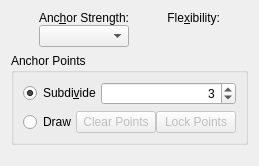
     <widget class="QWidget" name="warpTransformWidget">
      <layout class="QVBoxLayout" name="verticalLayout_10">
       <item>
        <layout class="QGridLayout" name="gridLayout_4">
         <property name="horizontalSpacing">
          <number>10</number>
         </property>
         <property name="verticalSpacing">
          <number>0</number>
         </property>
         <item row="1" column="1">
          <widget class="KisDoubleSliderSpinBox" name="alphaBox" native="true">
           <property name="sizePolicy">
            <sizepolicy hsizetype="Minimum" vsizetype="Fixed">
             <horstretch>0</horstretch>
             <verstretch>0</verstretch>
            </sizepolicy>
           </property>
          </widget>
         </item>
         <item row="0" column="1">
          <widget class="QLabel" name="flexibilityLabel">
           <property name="sizePolicy">
            <sizepolicy hsizetype="Fixed" vsizetype="Fixed">
             <horstretch>0</horstretch>
             <verstretch>0</verstretch>
            </sizepolicy>
           </property>
           <property name="minimumSize">
            <size>
             <width>2</width>
             <height>0</height>
            </size>
           </property>
           <property name="text">
            <string>Fle&amp;xibility:</string>
           </property>
           <property name="alignment">
            <set>Qt::AlignRight|Qt::AlignTrailing|Qt::AlignVCenter</set>
           </property>
           <property name="buddy">
            <cstring>alphaBox</cstring>
           </property>
          </widget>
         </item>
         <item row="1" column="0">
          <widget class="QComboBox" name="cmbWarpType">
           <property name="sizePolicy">
            <sizepolicy hsizetype="Minimum" vsizetype="Fixed">
             <horstretch>0</horstretch>
             <verstretch>0</verstretch>
            </sizepolicy>
           </property>
          </widget>
         </item>
         <item row="0" column="0">
          <widget class="QLabel" name="warpTypeLabel">
           <property name="sizePolicy">
            <sizepolicy hsizetype="Fixed" vsizetype="Fixed">
             <horstretch>0</horstretch>
             <verstretch>0</verstretch>
            </sizepolicy>
           </property>
           <property name="text">
            <string>Anc&amp;hor Strength:</string>
           </property>
           <property name="alignment">
            <set>Qt::AlignRight|Qt::AlignTrailing|Qt::AlignVCenter</set>
           </property>
           <property name="buddy">
            <cstring>cmbWarpType</cstring>
           </property>
          </widget>
         </item>
        </layout>
       </item>
       <item>
        <widget class="QGroupBox" name="groupBox">
         <property name="autoFillBackground">
          <bool>false</bool>
         </property>
         <property name="title">
          <string>Anchor Points</string>
         </property>
         <property name="flat">
          <bool>false</bool>
         </property>
         <property name="checkable">
          <bool>false</bool>
         </property>
         <layout class="QGridLayout" name="gridLayout">
          <item row="0" column="0">
           <layout class="QHBoxLayout" name="horizontalLayout_7">
            <property name="spacing">
             <number>0</number>
            </property>
            <property name="leftMargin">
             <number>0</number>
            </property>
            <property name="topMargin">
             <number>0</number>
            </property>
            <property name="rightMargin">
             <number>0</number>
            </property>
            <property name="bottomMargin">
             <number>0</number>
            </property>
            <item>
             <widget class="QRadioButton" name="defaultRadioButton">
              <property name="sizePolicy">
               <sizepolicy hsizetype="Fixed" vsizetype="Fixed">
                <horstretch>0</horstretch>
                <verstretch>0</verstretch>
               </sizepolicy>
              </property>
              <property name="text">
               <string>Subdi&amp;vide</string>
              </property>
              <property name="checked">
               <bool>true</bool>
              </property>
              <property name="autoExclusive">
               <bool>true</bool>
              </property>
              <attribute name="buttonGroup">
               <string notr="true">buttonGroup</string>
              </attribute>
             </widget>
            </item>
            <item>
             <widget class="KisIntParseSpinBox" name="densityBox">
              <property name="alignment">
               <set>Qt::AlignRight|Qt::AlignTrailing|Qt::AlignVCenter</set>
              </property>
              <property name="minimum">
               <number>2</number>
              </property>
              <property name="maximum">
               <number>30</number>
              </property>
              <property name="value">
               <number>3</number>
              </property>
             </widget>
            </item>
           </layout>
          </item>
          <item row="1" column="0">
           <layout class="QHBoxLayout" name="horizontalLayout_8">
            <property name="spacing">
             <number>0</number>
            </property>
            <property name="leftMargin">
             <number>0</number>
            </property>
            <property name="topMargin">
             <number>0</number>
            </property>
            <property name="rightMargin">
             <number>0</number>
            </property>
            <property name="bottomMargin">
             <number>0</number>
            </property>
            <item>
             <widget class="QRadioButton" name="customRadioButton">
              <property name="sizePolicy">
               <sizepolicy hsizetype="Fixed" vsizetype="Fixed">
                <horstretch>0</horstretch>
                <verstretch>0</verstretch>
               </sizepolicy>
              </property>
              <property name="text">
               <string>Draw</string>
              </property>
              <property name="autoExclusive">
               <bool>true</bool>
              </property>
              <attribute name="buttonGroup">
               <string notr="true">buttonGroup</string>
              </attribute>
             </widget>
            </item>
            <item>
             <widget class="QWidget" name="customWarpWidget" native="true">
              <property name="enabled">
               <bool>false</bool>
              </property>
              <layout class="QHBoxLayout" name="horizontalLayout_9">
               <property name="spacing">
                <number>0</number>
               </property>
               <property name="leftMargin">
                <number>0</number>
               </property>
               <property name="topMargin">
                <number>0</number>
               </property>
               <property name="rightMargin">
                <number>0</number>
               </property>
               <property name="bottomMargin">
                <number>0</number>
               </property>
               <item>
                <widget class="QPushButton" name="resetPointsButton">
                 <property name="text">
                  <string>Clear Points</string>
                 </property>
                </widget>
               </item>
               <item>
                <widget class="QPushButton" name="lockUnlockPointsButton">
                 <property name="text">
                  <string>Lock Points</string>
                 </property>
                </widget>
               </item>
              </layout>
             </widget>
            </item>
           </layout>
          </item>
         </layout>
        </widget>
       </item>
       <item>
        <spacer name="verticalSpacer_2">
         <property name="orientation">
          <enum>Qt::Vertical</enum>
         </property>
         <property name="sizeHint" stdset="0">
          <size>
           <width>20</width>
           <height>10</height>
          </size>
         </property>
        </spacer>
       </item>
      </layout>
     </widget>
